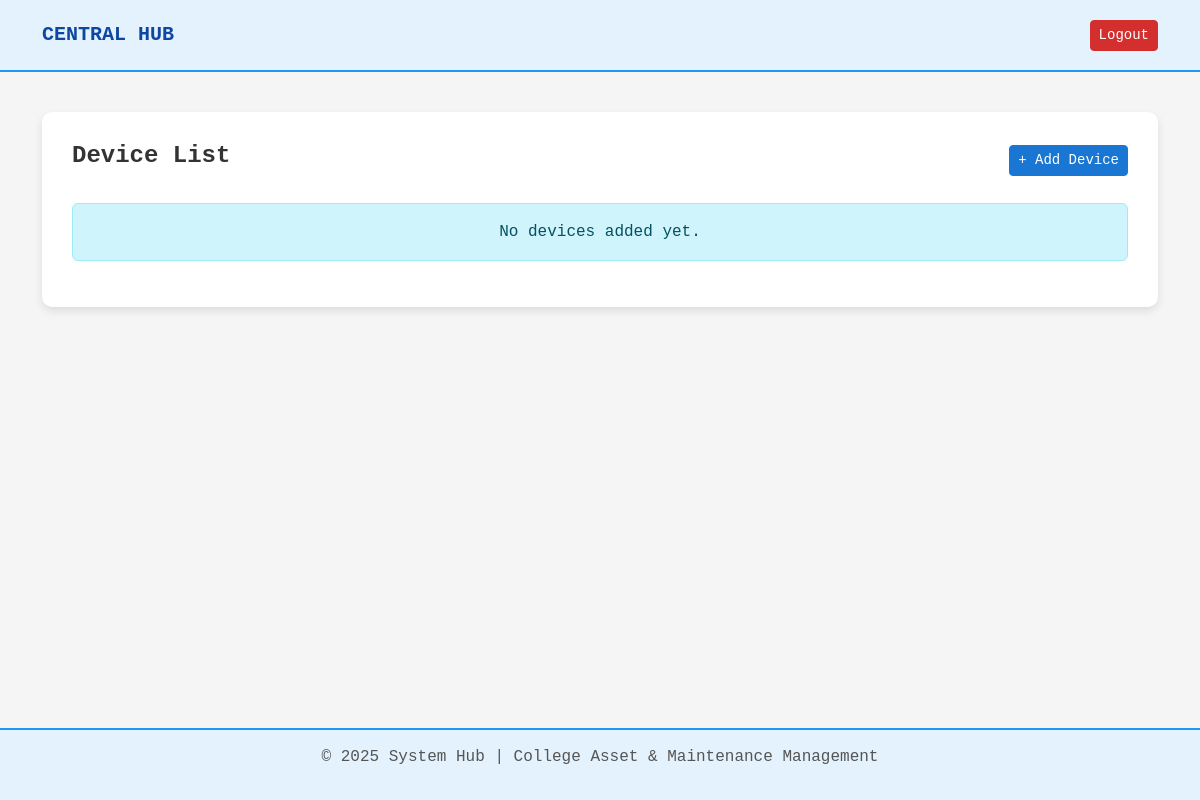
The page /devices/ (signed in) on the database as committed earlier.
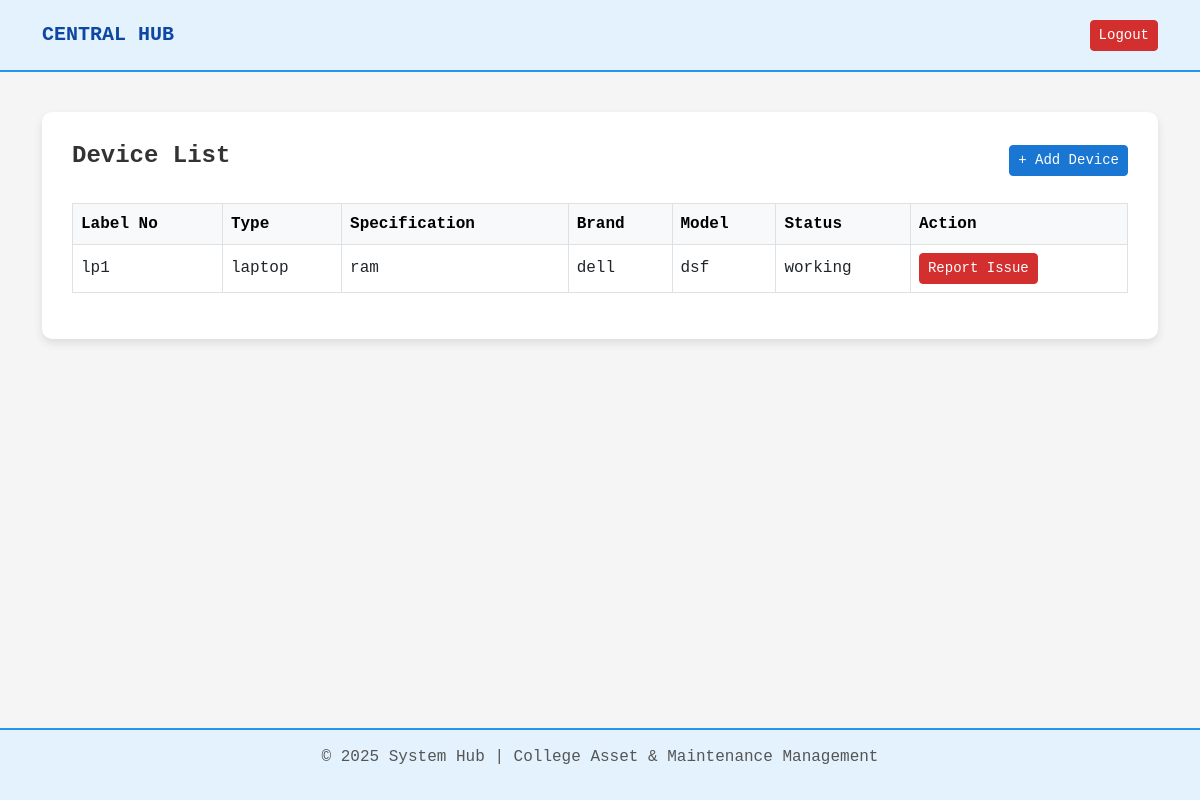
The same page on the database as committed later.
### core/models.py (models this page shows, shortened)
class Device(models.Model):
    device_id = models.AutoField(primary_key=True)
    device_type = models.ForeignKey(DeviceType, on_delete=models.SET_NULL, null=True)
    device_specification = models.ForeignKey(DeviceSpecification, on_delete=models.SET_NULL, null=True)
    label_no = models.CharField(max_length=50, unique=True)
    device_model = models.CharField(max_length=100)
    device_brand = models.CharField(max_length=100)
    device_cost = models.DecimalField(max_digits=10, decimal_places=2)
    manufactured_year = models.PositiveIntegerField()
    purchased_date = models.DateField()
    status = models.CharField(max_length=50)
    device_image = models.ImageField(upload_to='devices/', null=True, blank=True)

class DeviceType(models.Model):
    device_type_id = models.AutoField(primary_key=True)
    device_type = models.CharField(max_length=100)
    def __str__(self):
        return self.device_type

class DeviceSpecification(models.Model):
    specification_no = models.AutoField(primary_key=True)
    specification = models.CharField(max_length=100)
    def __str__(self):
        return self.specification

### core/views.py (the view)
# urls.py: path('devices/', views.device_list, name='device_list'),
@login_required
def device_list(request):
    devices = Device.objects.all()
    return render(request, "device_list.html", {"devices": devices})

### templates/device_list.html (shortened to what this page needs)
{% extends 'base.html' %}
{% block content %}
<div class="d-flex justify-content-between align-items-center mb-4">
    <h4 class="fw-bold">Device List</h4>
    <a href="{% url 'add_device' %}" class="btn btn-primary btn-sm">
        + Add Device
    </a>
</div>
{% if devices %}
    <div class="table-responsive">
        <table class="table table-bordered table-hover align-middle">
            <thead class="table-light">
                <tr>
                    <th>Label No</th>
                    <th>Type</th>
                    <th>Specification</th>
                    <th>Brand</th>
                    <th>Model</th>
                    <th>Status</th>
                    <th>Action</th>
                </tr>
            </thead>
            <tbody>
                {% for device in devices %}
                    <tr>
                        <td>{{ device.label_no }}</td>
                        <td>{{ device.device_type }}</td>
                        <td>{{ device.device_specification }}</td>
                        <td>{{ device.device_brand }}</td>
                        <td>{{ device.device_model }}</td>
                        <td>{{ device.status }}</td>
                        <td>
                            <a href="{% url 'report_issue' device.device_id %}"
                               class="btn btn-danger btn-sm">
                                Report Issue
                            </a>
                        </td>
                    </tr>
                {% endfor %}
            </tbody>
        </table>
    </div>
{% else %}
    <div class="alert alert-info text-center">
        No devices added yet.
    </div>
{% endif %}
{% endblock %}

Rows that differ between the two databases and show on the page:
added Device: label_no "lp1", device_type "laptop", device_specification "ram", device_brand "dell", device_model "dsf", status "working"
Other text that changed with them:
text no longer shown: "No devices added yet."
text now shown: "Label No Type Specification Brand Model Status Action"
